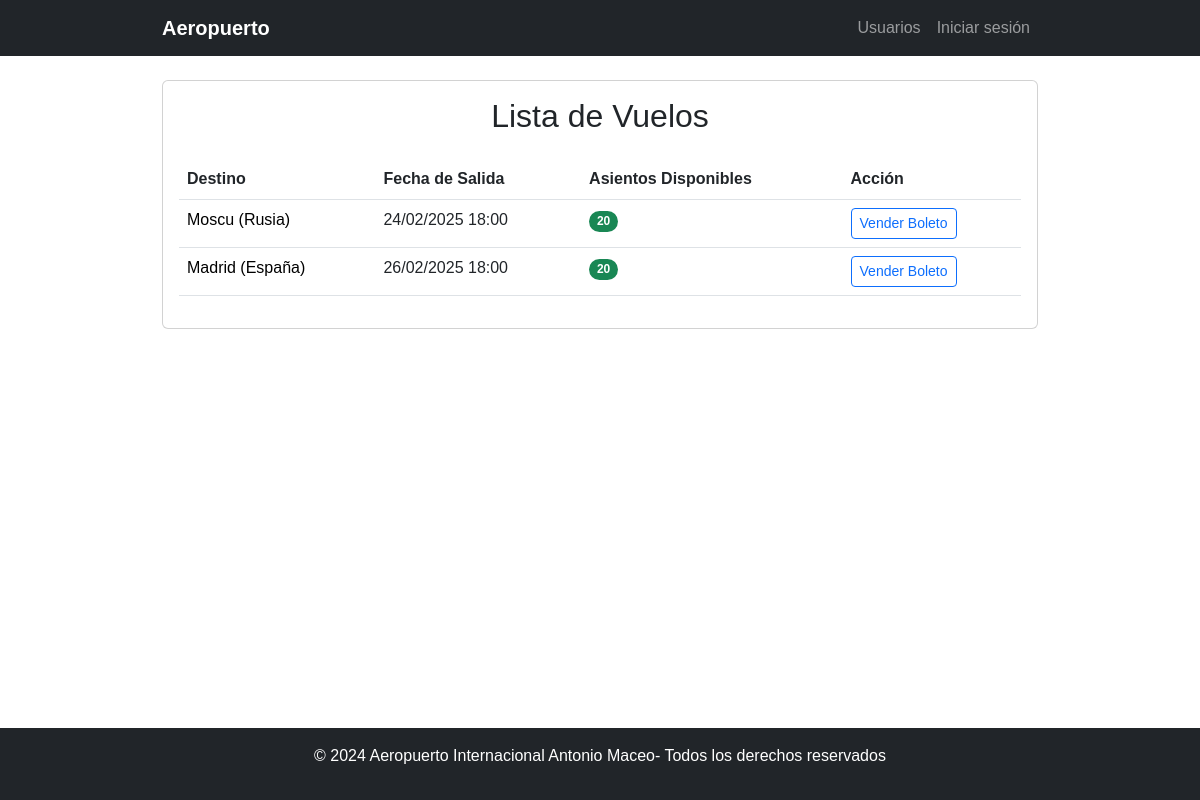
The app's page /airport/moderador/, older data.
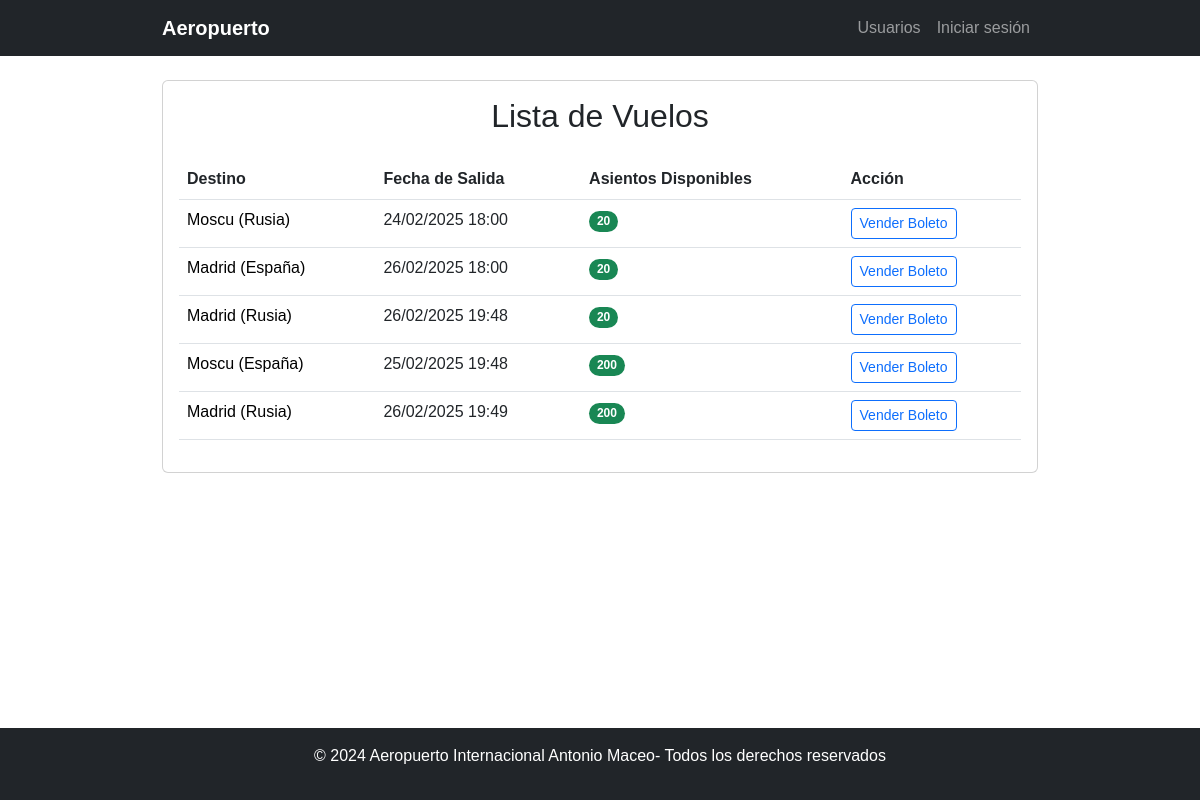
The same page, newer data.
### aplicacion/models.py (models this page shows, shortened)
class Vuelo(models.Model):
    TIPO_VUELO_CHOICES = [
        ('NACIONAL', 'Nacional'),
        ('INTERNACIONAL', 'Internacional'),
    ]
    terminal = models.ForeignKey('Terminal', on_delete=models.CASCADE)
    avion = models.ForeignKey('Avion', on_delete=models.CASCADE)
    pais_destino = models.CharField(max_length=100)
    ciudad_destino = models.CharField(max_length=100)
    fecha_salida = models.DateTimeField()
    fecha_arribo = models.DateTimeField()
    tipo_vuelo = models.CharField(
        max_length=13,
        choices=TIPO_VUELO_CHOICES,
        default='NACIONAL'
    )

### aplicacion/views.py (the view)
# urls.py: path("moderador/", vista_moderador, name="vista_moderador"),
def vista_moderador(request):
    vuelos = Vuelo.objects.all()
    for vuelo in vuelos:
        boletos_vendidos = Boleto.objects.filter(vuelo=vuelo).count()
        vuelo.asientos_disponibles = (
            vuelo.avion.cantidad_asientos - boletos_vendidos
        )  # Nueva propiedad dinámica
    return render(request, "aplicacion/moderador_dashboard.html", {"vuelos": vuelos})

### aplicacion/models.py (called while the page is built)
    def __str__(self):
        return f"Terminal {self.numero} - {self.nombre}"

### aplicacion/templates/aplicacion/moderador_dashboard.html (shortened to what this page needs)
{% extends 'aplicacion/base.html' %}
{% block content %}
<div class="card mb-4">
    <div class="card-body">
        <h2 class="card-title text-center mb-4">Lista de Vuelos</h2>
        <div class="table-responsive">
            <table class="table table-hover">
                <thead>
                    <tr>
                        <th>Destino</th>
                        <th>Fecha de Salida</th>
                        <th>Asientos Disponibles</th>
                        <th>Acción</th>
                    </tr>
                </thead>
                <tbody>
                    {% for vuelo in vuelos %}
                        <tr>
                            <td>
                                <a href="#" class="link-detalles" data-bs-toggle="modal" data-bs-target="#modalVuelo"
                                   data-id="{{ vuelo.id }}"
                                   data-terminal="{{ vuelo.terminal }}"
                                   data-ciudad="{{ vuelo.ciudad_destino }}"
                                   data-pais="{{ vuelo.pais_destino }}"
                                   data-salida="{{ vuelo.fecha_salida|date:"d/m/Y H:i" }}"
                                   data-arribo="{{ vuelo.fecha_arribo|date:"d/m/Y H:i" }}"
                                   data-tipo="{{ vuelo.tipo_vuelo }}"
                                   data-asientos="{{ vuelo.asientos_disponibles }}"
                                   data-boletos="{{ vuelo.boletos_vendidos }}">
                                    {{ vuelo.ciudad_destino }} ({{ vuelo.pais_destino }})
                                </a>
                            </td>
                            <td>{{ vuelo.fecha_salida|date:"d/m/Y H:i" }}</td>
                            <td>
                                <span class="badge bg-{{ vuelo.asientos_disponibles|yesno:"success,danger" }} rounded-pill">
                                    {{ vuelo.asientos_disponibles }}
                                </span>
                            </td>
                            <td>
                                {% if vuelo.asientos_disponibles > 0 %}
                                    <a href="{% url 'vender_boleto' vuelo.id %}" class="btn btn-outline-primary btn-sm">Vender Boleto</a>
                                {% else %}
                                    <button class="btn btn-outline-secondary btn-sm" disabled>Lleno</button>
                                {% endif %}
                            </td>
                        </tr>
                    {% empty %}
                        <tr>
                            <td colspan="4" class="text-center">No hay vuelos disponibles en este momento.</td>
                        </tr>
                    {% endfor %}
                </tbody>
            </table>
        </div>
    </div>
</div>
{% endblock %}

### aplicacion/templates/aplicacion/base.html (shortened to what this page needs)
<!DOCTYPE html>
<html lang="es">
<head>
    <link rel="stylesheet" href="https://cdn.jsdelivr.net/npm/bootstrap@5.3.0/dist/css/bootstrap.min.css">
    <link rel="stylesheet" href="/static/css/styles.css">
</head>
<body>
    <nav class="navbar navbar-expand-lg navbar-dark bg-dark">
        <div class="container">
            <a class="navbar-brand" href="/">Aeropuerto</a>
            <div class="collapse navbar-collapse" id="navbarNav">
                <ul class="navbar-nav ms-auto">
                    <li class="nav-item"><a class="nav-link" href="{% url 'vista_usuario' %}">Usuarios</a></li>
                    {% if request.user.is_authenticated %}
                        {% if request.user.groups.all.0.name == "Moderador" %}
                            <li class="nav-item"><a class="nav-link" href="{% url 'vista_moderador' %}">Moderadores</a></li>
                        {% elif request.user.groups.all.0.name == "Administrador" %}
                            <li class="nav-item"><a class="nav-link" href="{% url 'vista_admin' %}">Administradores</a></li>
                        {% endif %}
                        <li class="nav-item"><a class="nav-link" href="{% url 'logout' %}">Cerrar sesión</a></li>
                    {% else %}
                        <li class="nav-item"><a class="nav-link" href="{% url 'login' %}">Iniciar sesión</a></li>
                    {% endif %}
                </ul>
            </div>
        </div>
    </nav>
    <div class="container mt-4">
        {% block content %}{% endblock %}
    </div>
    <footer class="bg-dark text-white text-center py-3 mt-4">
        <p>&copy; 2024 Aeropuerto Internacional Antonio Maceo- Todos los derechos reservados</p>
    </footer>
</body>
</html>

### aplicacion/static/css/styles.css (style rules this page uses)
body { font-family: Arial, sans-serif; display: grid; min-height: 100vh; grid-template-rows: auto 1fr auto; }
.navbar-brand { font-weight: bold; }
.container { max-width: 900px; }
.link-detalles { color: black; text-decoration: none; font-family: inherit; transition: color 0.3s ease-in-out; }

Row changes from the older to the newer data that the page shows:
added Vuelo: ciudad_destino "Madrid", pais_destino "Rusia", fecha_salida "26/02/2025 19:48", asientos_disponibles "20", shows "Vender Boleto"
added Vuelo: ciudad_destino "Moscu", pais_destino "España", fecha_salida "25/02/2025 19:48", asientos_disponibles "200", shows "Vender Boleto"
added Vuelo: ciudad_destino "Madrid", pais_destino "Rusia", fecha_salida "26/02/2025 19:49", asientos_disponibles "200", shows "Vender Boleto"
